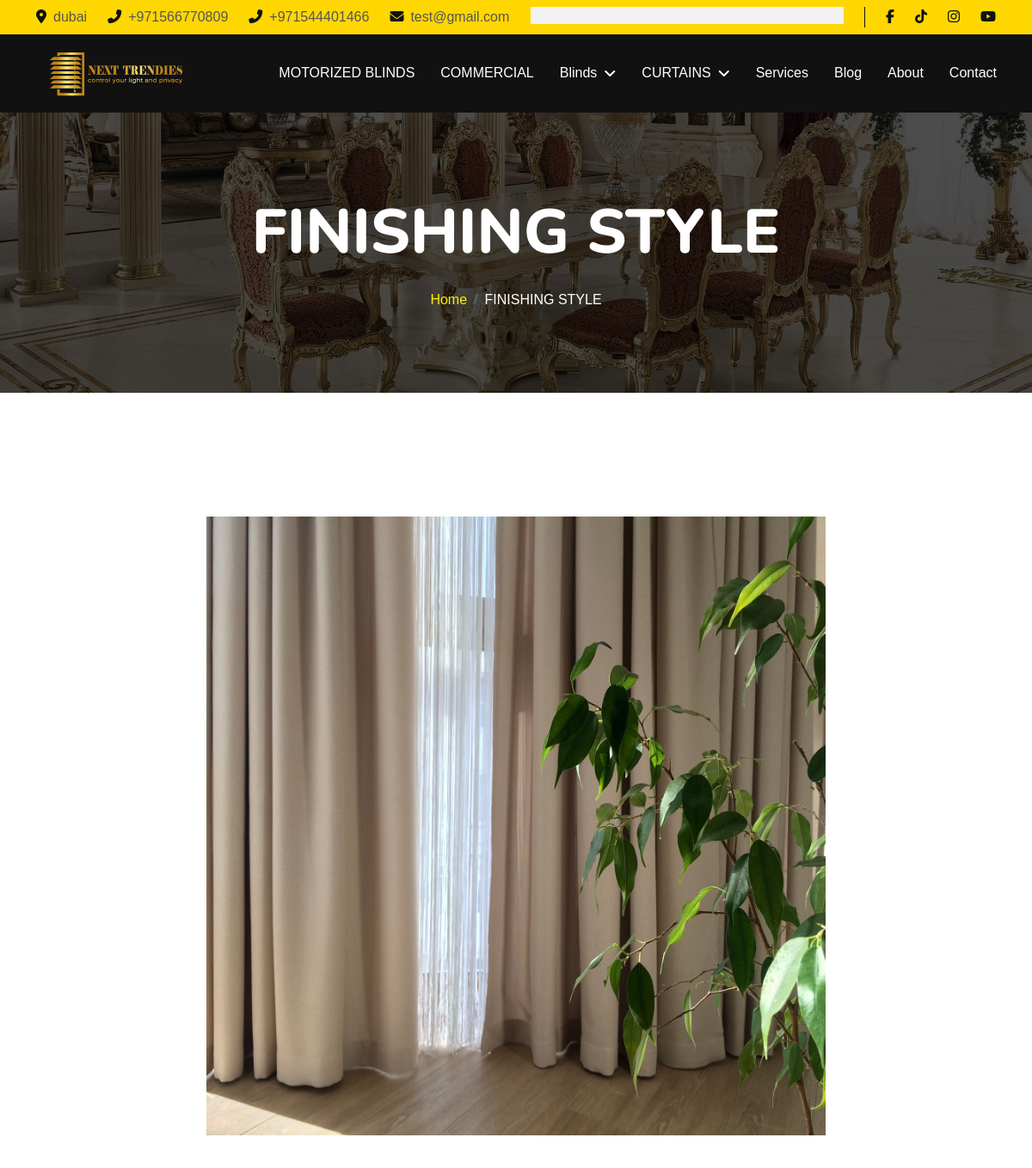
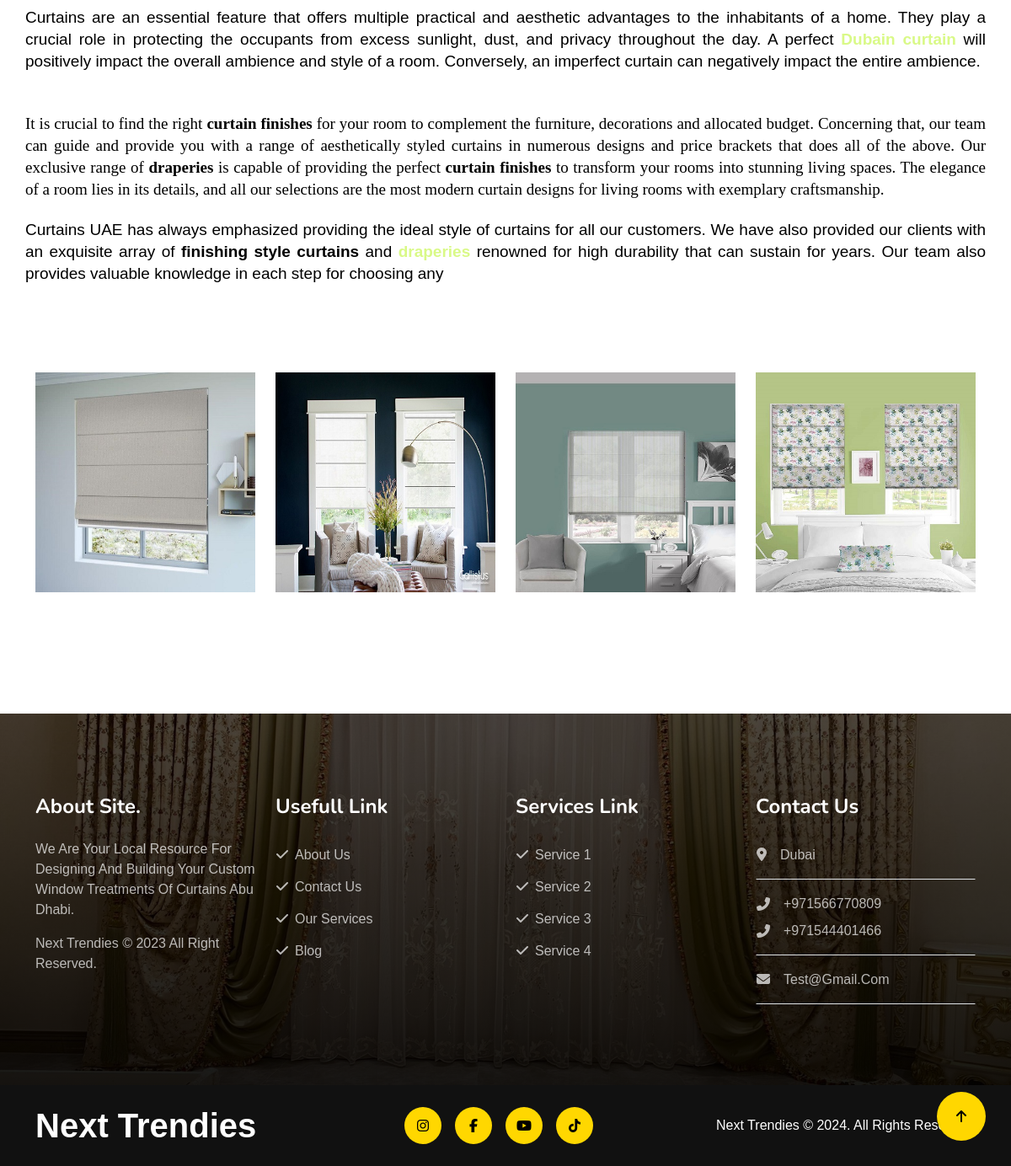
The page /products/curtains/finishing-style on the database its author committed (2 pictures, top to bottom).
### settings/models.py (models this page shows, shortened)
class Settings(models.Model):
    site_name = models.CharField( max_length=50)
    logo = models.ImageField( upload_to='setting/')
    phone1 = models.CharField( max_length=30)
    phone2 = models.CharField( max_length=30 , blank=True , null=True)
    email1 = models.EmailField( max_length=254)
    email2 = models.EmailField( max_length=254 ,blank=True , null=True)
    description = models.TextField(max_length=1000)
    fb_link = models.URLField( max_length=200)
    tiktok_link = models.URLField( max_length=200)
    instagram_link = models.URLField( max_length=200)
    youtube_link = models.URLField( max_length=200)
    address = models.CharField( max_length=50)
    views = models.PositiveIntegerField(default=0)
    class Meta:
        verbose_name = ("Info")
        verbose_name_plural = ("Info")

### products/models.py (models this page shows, shortened)
class Curtains(models.Model):
    title = models.CharField(max_length=5000)
    description = models.TextField(("description"),max_length=100000)
    created_at = models.DateTimeField( ("created_at"),default=timezone.now)
    image = models.ImageField(upload_to='curtains/')
    slug = models.SlugField(null=True,blank=True)
    class Meta:
        verbose_name = ("Curtains")
        verbose_name_plural = ("Curtains")

class CurtainsImages(models.Model):
    curtains = models.ForeignKey(Curtains,related_name='curtains_images',on_delete=models.CASCADE)
    image = models.ImageField(upload_to='curtainsimages/')
    class Meta:
        verbose_name = ("Curtains Images")
        verbose_name_plural = ("Curtains Images")

### products/views.py (the view)
# urls.py: path('curtains/<str:slug>' , views.curtains_details , name='curtains_details'),
def curtains_details(request , slug):
    curtains_detail = Curtains.objects.get(slug=slug)
    context = {
        'curtains_detail':curtains_detail
    }
    return render(request , 'curtains/curtains_details.html' , context)

### about/about_context.py (called while the page is built)
def about(request):
    about = About.objects.last()
    context = {
        'about':about,
    }
    return context

### products/context.py (called while the page is built)
def nav(request):
    blinds_nav = Blinds.objects.all()
    curtains_nav = Curtains.objects.all()
    context = {
        'blinds_nav':blinds_nav,
        'curtains_nav':curtains_nav
    }
    return context

### products/templates/curtains/curtains_details.html (shortened to what this page needs)
{% extends "base.html" %}
{% load static %}
{% block body %}
        <div class="container-fluid page-header py-5">
            <div class="container text-center py-5">
                <h1 class="display-2 text-white mb-4 animated slideInDown">{{curtains_detail.title}}</h1>
                <nav aria-label="breadcrumb">
                    <ol class="breadcrumb justify-content-center mb-0 animated slideInDown">
                        <li class="breadcrumb-item"><a href="/">Home</a></li>
                        <li class="breadcrumb-item text-white" aria-current="page">{{curtains_detail.title}}</li>
                    </ol>
                </nav>
            </div>
        </div>
         <div class="container text-center py-5">
    <div class="row">
        <img class="w-100 commercial-img" src="{{curtains_detail.image.url}}" alt="Image">
        <p class="fs-5 mt-4" style="text-align: justify;">{{curtains_detail.description|safe}}</p>
        {% for image in curtains_detail.curtains_images.all %}
        <div class="col-md-3  g-4">
            <div>
                <img class="w-100"src="{{image.image.url}}">
            </div>
        </div>
        {% endfor %}
    </div>
</div>
{% endblock body %}

### templates/base.html (shortened to what this page needs)
{% load static %}
<!DOCTYPE html>
<html lang="en">
<head>
    <link rel="stylesheet" href="https://use.fontawesome.com/releases/v5.15.4/css/all.css" />
    <link href="https://cdnjs.cloudflare.com/ajax/libs/font-awesome/5.10.0/css/all.min.css" rel="stylesheet">
    <link href="https://cdn.jsdelivr.net/npm/bootstrap-icons@1.4.1/font/bootstrap-icons.css" rel="stylesheet">
    <link href="{% static 'lib/animate/animate.min.css'%}" rel="stylesheet">
    <link href="{% static 'lib/owlcarousel/assets/owl.carousel.min.css'%}" rel="stylesheet">
    <link href="{% static 'css/bootstrap.min.css'%}" rel="stylesheet">
    <link href="{% static 'css/all.min.css'%}" rel="stylesheet">
    <link href="{% static 'css/style.css'%}" rel="stylesheet">
</head>
<body>
    <div class="container-fluid topbar-top bg-primary">
        <div class="container">
            <div class="d-flex justify-content-between topbar py-2">
                <div class="d-flex align-items-center flex-shrink-0 topbar-info">
                    <a href="#" class="me-4 text-secondary"><i
                            class="fas fa-map-marker-alt me-2 text-dark"></i>{{myfooter.address}}</a>
                    <a href="#" class="me-4 text-secondary"><i
                            class="fas fa-phone-alt me-2 text-dark"></i>{{myfooter.phone1}}</a>
                    <a href="#" class="me-4 text-secondary"><i
                            class="fas fa-phone-alt me-2 text-dark"></i>{{myfooter.phone2}}</a>
                    <a href="#" class="text-secondary"><i
                            class="fas fa-envelope me-2 text-dark"></i>{{myfooter.email1}}</a>
                </div>
                <div class="text-end pe-4 me-4 border-end border-dark search-btn">
                    <div class="search-form">
                    </div>
                </div>
                <div class="d-flex align-items-center justify-content-center topbar-icon">
                    <a href="{{myfooter.fb_link}}" class="me-4"><i class="fab fa-facebook-f text-dark"></i></a>
                    <a href="{{myfooter.tiktok_link}}" class="me-4"><i class="fa-brands fa-tiktok text-dark"></i></a>
                    <a href="{{myfooter.instagram_link}}" class="me-4"><i class="fab fa-instagram text-dark"></i></a>
                    <a href="{{myfooter.youtube_link}}" class=""><i class="fa-brands fa-youtube text-dark"></i></a>
                </div>
            </div>
        </div>
    </div>
    <div class="container-fluid bg-dark">
        <div class="container">
            <nav class="navbar navbar-dark navbar-expand-lg py-lg-0">
                <a href="/" class="navbar-brand">
                    <img class="logo-style" src="{{myfooter.logo.url}}">
                </a>
                <div class="collapse navbar-collapse me-n3" id="navbarCollapse">
                    <div class="navbar-nav ms-auto">
                        <a href="{% url 'motorizedblinds'%}"
                            class="nav-item nav-link {% if request.path == '/products/motorizedblind/' %}active{% endif %} ">MOTORIZED
                            BLINDS</a>
                        <a href="{% url 'commercial_list'%}"
                            class="nav-item nav-link {% if request.path == '/products/commercial/' %}active{% endif %} ">COMMERCIAL</a>
                        <div class="nav-item dropdown">
                            <a href="{% url 'blinds_list'%}"
                                class="nav-link {% if request.path == '/products/blinds/' %}active{% endif %} dropdown-toggle"
                                data-bs-toggle="dropdown">Blinds</a>
                        </div>
                        <div class="nav-item dropdown">
                            <a href="{% url 'curtains_list'%}"
                                class="nav-link {% if request.path == '/products/curtains/' %}active{% endif %} dropdown-toggle"
                                data-bs-toggle="dropdown">CURTAINS</a>
                        </div>
                        <a href="{% url 'services'%}"
                            class="nav-item nav-link {% if request.path == '/services/' %}active{% endif %}">Services</a>
                        <a href="{% url 'post_list'%}"
                            class="nav-item nav-link {% if request.path == '/blog/' %}active{% endif %}">Blog</a>
                        <a href="{% url 'about'%}"
                            class="nav-item nav-link {% if request.path == '/about/' %}active{% endif %}">About</a>
                        <a href="{% url 'contact'%}"
                            class="nav-item nav-link {% if request.path == '/contact/' %}active{% endif %}">Contact</a>
                    </div>
                </div>
            </nav>
        </div>
    </div>
    {% block body %}
    {% endblock body %}
    <div class="container-fluid footer py-5 wow fadeIn" data-wow-delay=".3s">
        <div class="container py-5">
            <div class="row g-4 footer-inner">
                <div class="col-lg-3 col-md-6">
                    <div class="footer-item">
                        <h4 class="text-white fw-bold mb-4">About Site.</h4>
                        <p>{{myfooter.description}}</p>
                        <p class="mb-0"><a class="" href="/">{{myfooter.site_name}} </a> &copy; 2023 All Right Reserved.</p>
                    </div>
                </div>
                <div class="col-lg-3 col-md-6">
                    <div class="footer-item">
                        <h4 class="text-white fw-bold mb-4">Usefull Link</h4>
                        <div class="d-flex flex-column align-items-start">
                            <a class="btn btn-link ps-0" href="{% url 'about'%}"><i class="fa fa-check me-2"></i>About Us</a>
                            <a class="btn btn-link ps-0" href="{% url 'contact'%}"><i class="fa fa-check me-2"></i>Contact Us</a>
                            <a class="btn btn-link ps-0" href="{% url 'services'%}"><i class="fa fa-check me-2"></i>Our Services</a>
                            <a class="btn btn-link ps-0" href=""><i class="fa fa-check me-2"></i>Blog</a>
                        </div>
                    </div>
                </div>
                <div class="col-lg-3 col-md-6">
                    <div class="footer-item">
                        <h4 class="text-white fw-bold mb-4">Services Link</h4>
                        <div class="d-flex flex-column align-items-start">
                            <a class="btn btn-link ps-0" href=""><i class="fa fa-check me-2"></i>Service 1</a>
                            <a class="btn btn-link ps-0" href=""><i class="fa fa-check me-2"></i>Service 2</a>
                            <a class="btn btn-link ps-0" href=""><i class="fa fa-check me-2"></i>Service 3</a>
                            <a class="btn btn-link ps-0" href=""><i class="fa fa-check me-2"></i>Service 4</a>
                        </div>
                    </div>
                </div>
                <div class="col-lg-3 col-md-6">
                    <div class="footer-item">
                        <h4 class="text-white fw-bold mb-4">Contact Us</h4>
                        <a href="" class="btn btn-link w-100 text-start ps-0 pb-3 border-bottom rounded-0"><i
                                class="fa fa-map-marker-alt me-3"></i>{{myfooter.address}}</a>
                        <a href="" class="btn btn-link w-100 text-start ps-0 py-3 border-bottom rounded-0">
                            <div class="d-flex flex-column">
                                <div class="d-flex align-items-center mb-2">
                                    <i class="fa fa-phone-alt me-3"></i>{{ myfooter.phone1 }}
                                </div>
                                <div class="d-flex align-items-center">
                                    <i class="fa fa-phone-alt me-3"></i>{{ myfooter.phone2 }}
                                </div>
                            </div>
                        </a>
                        <a href="" class="btn btn-link w-100 text-start ps-0 py-3 border-bottom rounded-0"><i
                                class="fa fa-envelope me-3"></i>{{myfooter.email1}}</a>
                    </div>
                </div>
            </div>
        </div>
    </div>
    <div class="container-fluid copyright bg-dark py-4">
        <div class="container">
            <div class="row">
                <div class="col-md-4 text-center text-md-start mb-3 mb-md-0">
                    <a href="/" class="text-primary mb-0 display-6"><span
                            class="text-white">{{myfooter.site_name}}</span></a>
                </div>
                <div class="col-md-4 copyright-btn text-center text-md-start mb-3 mb-md-0 flex-shrink-0">
                    <a class="btn btn-primary rounded-circle me-3 copyright-icon" href="{{myfooter.instagram_link}}"><i
                            class="fab fa-instagram"></i></a>
                    <a class="btn btn-primary rounded-circle me-3 copyright-icon" href="{{myfooter.fb_link}}"><i
                            class="fab fa-facebook-f"></i></a>
                    <a class="btn btn-primary rounded-circle me-3 copyright-icon" href="{{myfooter.youtube_link}}"><i
                            class="fab fa-youtube"></i></a>
                    <a class="btn btn-primary rounded-circle me-3 copyright-icon" href="{{myfooter.tiktok_link}}"><i
                            class="fab fa-tiktok"></i></a>
                </div>
                <div class="col-md-4 my-auto text-center text-md-end text-white">
                    {{myfooter.site_name}} © 2024. All Rights Reserved.
                </div>
            </div>
        </div>
    </div>
    <a href="#" class="btn btn-primary rounded-circle border-3 back-to-top"><i class="fa fa-arrow-up"></i></a>
</body>
</html>

### static/css/style.css (style rules this page uses)
:root { --primary: #FFD700; }
.back-to-top { position: fixed; right: 30px; bottom: 30px; display: flex; width: 58px; height: 58px; align-items: center; justify-content: center; z-index: 99; }
.btn { text-transform: uppercase; font-weight: 500; transition: .5s; }
.btn.btn-primary { background-color:var(--primary) !important ; box-shadow: inset 0 0 0 0 var(--bs-dark); border: var(--primary) !important; }
.text-primary { color: var(--primary) !important; }
.bg-primary { background-color: var(--primary) !important; }
.search-btn { position: relative; width: 100%; padding: 0 0 0 25px; }
.navbar .navbar-nav { padding: 15px 0; }
.navbar .navbar-nav .nav-link { padding: 15px; color: var(--bs-white); font-weight: 500; font-size: 16px; outline: none; transition: .5s; }
.navbar .dropdown-toggle::after { border: none; content: "\f107"; font-family: "Font Awesome 5 Free"; font-weight: 800; vertical-align: middle; margin-left: 8px; }
.page-header { background: linear-gradient(rgba(0, 0, 0, .7), rgba(0, 0, 0, .7)), url(../img/10.jpg) center center no-repeat; background-size: cover; margin-bottom: 6rem; }
.footer { background: linear-gradient(rgba(0, 0, 0, .7), rgba(0, 0, 0, 0.9)), url(../img/5.jpg) center center no-repeat; background-size: cover; color: rgba(255, 255, 255, .7); margin-top: 6rem; }
.footer-item, .footer-item a { color: rgba(255, 255, 255, .7); text-transform: capitalize; }
.copyright .copyright-btn { display: flex; align-items: center; justify-content: center; }
.copyright .copyright-icon { width: 44px; height: 44px; display: flex; align-items: center; justify-content: center; }
.commercial-img { height: 90vh !important; object-fit: contain; }
.logo-style { width: 180px; object-fit: contain; }
.search-form { background: #f2f2f2; padding: 10px; }

### rows shown on the page
Settings: address "dubai", phone1 "+971566770809", phone2 "+971544401466", email1 "test@gmail.com", logo (picture), description "We Are Your Local Resource For Designing And Building Your Custom Window Treatments Of Curtains Abu Dhabi.", site_name "Next Trendies", address "Dubai", email1 "Test@gmail.com"
Curtains: title "FINISHING STYLE", image (picture), description "Curtains are an essential feature that offers multiple practical and aesthetic advantages to the inhabitants of a home. They play a crucial role in protecting the occupants from excess sunlight, dust, and privacy throughout the day. A perfect Dubain curtain will positively impact the overall ambience and style of a room. Conversely, an imperfect curtain can negatively impact the entire ambience. It is crucial to find the right curtain finishes for your room to complement the furniture, decorations and allocated budget. Concerning that, our team can guide and provide you with a range of aesthetically styled curtains in numerous designs and price brackets that does all of the above. Our…"
CurtainsImages: image (picture)
CurtainsImages: image (picture)
CurtainsImages: image (picture)
CurtainsImages: image (picture)
